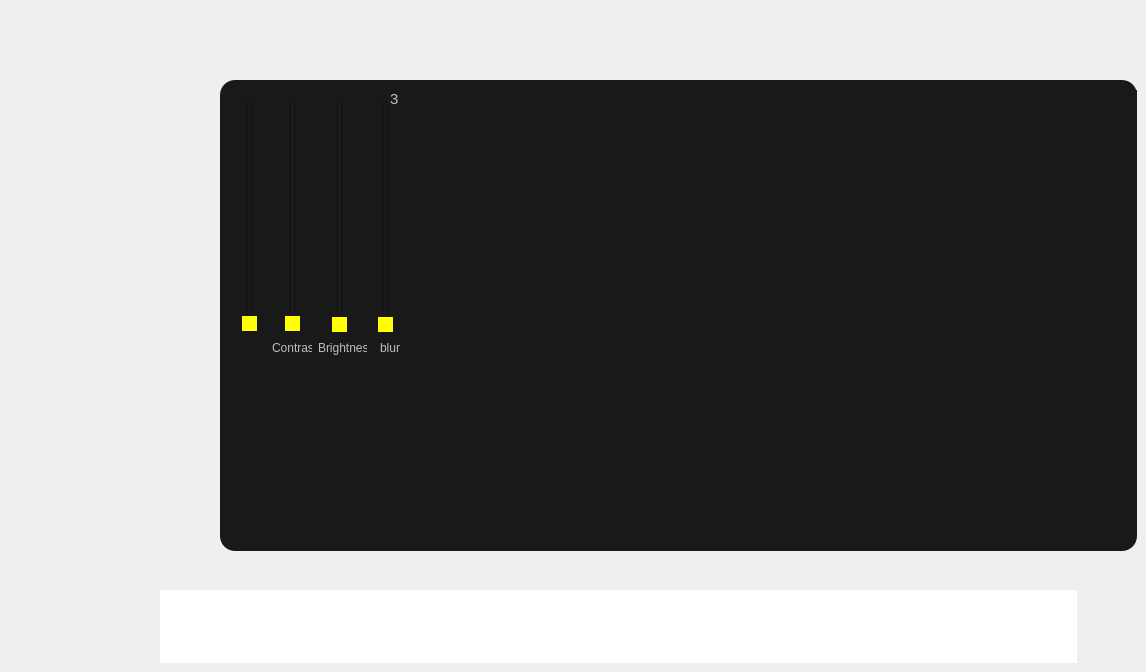
            <widget class="QWidget" name="page_2">
             <widget class="QFrame" name="frame_18">
              <property name="geometry">
               <rect>
                <x>220</x>
                <y>80</y>
                <width>917</width>
                <height>471</height>
               </rect>
              </property>
              <property name="sizePolicy">
               <sizepolicy hsizetype="MinimumExpanding" vsizetype="MinimumExpanding">
                <horstretch>0</horstretch>
                <verstretch>0</verstretch>
               </sizepolicy>
              </property>
              <property name="minimumSize">
               <size>
                <width>74</width>
                <height>62</height>
               </size>
              </property>
              <property name="styleSheet">
               <string notr="true">QFrame {
	background-color: rgb(25, 25, 25);
	border-radius: 15px;
}

QFrame:hover {
	border: 0.5px solid rgb(255, 255, 0);
}</string>
              </property>
              <property name="frameShape">
               <enum>QFrame::StyledPanel</enum>
              </property>
              <property name="frameShadow">
               <enum>QFrame::Raised</enum>
              </property>
              <widget class="QLabel" name="label_2">
               <property name="enabled">
                <bool>false</bool>
               </property>
               <property name="geometry">
                <rect>
                 <x>160</x>
                 <y>260</y>
                 <width>21</width>
                 <height>16</height>
                </rect>
               </property>
               <property name="font">
                <font>
                 <kerning>true</kerning>
                </font>
               </property>
               <property name="contextMenuPolicy">
                <enum>Qt::DefaultContextMenu</enum>
               </property>
               <property name="text">
                <string>blur</string>
               </property>
              </widget>
              <widget class="QSlider" name="verticalSlider_3">
               <property name="geometry">
                <rect>
                 <x>20</x>
                 <y>20</y>
                 <width>20</width>
                 <height>231</height>
                </rect>
               </property>
               <property name="styleSheet">
                <string notr="true">QSlider {
	background-color: rgb(25, 25, 25);
	border-radius: 15px;
}
QSlider:handle{
	background-color:rgb(255, 255, 0);
}</string>
               </property>
               <property name="orientation">
                <enum>Qt::Vertical</enum>
               </property>
              </widget>
              <widget class="QSlider" name="verticalSlider_4">
               <property name="geometry">
                <rect>
                 <x>63</x>
                 <y>20</y>
                 <width>20</width>
                 <height>231</height>
                </rect>
               </property>
               <property name="styleSheet">
                <string notr="true">QSlider {
	background-color: rgb(25, 25, 25);
	border-radius: 15px;
}
QSlider:handle{
	background-color:rgb(255, 255, 0);
}</string>
               </property>
               <property name="orientation">
                <enum>Qt::Vertical</enum>
               </property>
              </widget>
              <widget class="QSlider" name="verticalSlider_2">
               <property name="geometry">
                <rect>
                 <x>110</x>
                 <y>21</y>
                 <width>20</width>
                 <height>231</height>
                </rect>
               </property>
               <property name="sizePolicy">
                <sizepolicy hsizetype="MinimumExpanding" vsizetype="MinimumExpanding">
                 <horstretch>0</horstretch>
                 <verstretch>0</verstretch>
                </sizepolicy>
               </property>
               <property name="styleSheet">
                <string notr="true">QSlider {
	background-color: rgb(25, 25, 25);
	border-radius: 15px;
}
QSlider:handle{
	background-color:rgb(255, 255, 0);
}</string>
               </property>
               <property name="orientation">
                <enum>Qt::Vertical</enum>
               </property>
              </widget>
              <widget class="QSlider" name="verticalSlider">
               <property name="geometry">
                <rect>
                 <x>156</x>
                 <y>21</y>
                 <width>20</width>
                 <height>231</height>
                </rect>
               </property>
               <property name="font">
                <font>
                 <underline>false</underline>
                </font>
               </property>
               <property name="styleSheet">
                <string notr="true">QSlider {
	background-color: rgb(25, 25, 25);
	border-radius: 15px;
}
QSlider:handle{
	background-color:rgb(255, 255, 0);
}</string>
               </property>
               <property name="orientation">
                <enum>Qt::Vertical</enum>
               </property>
              </widget>
              <widget class="QLabel" name="label_4">
               <property name="enabled">
                <bool>false</bool>
               </property>
               <property name="geometry">
                <rect>
                 <x>98</x>
                 <y>260</y>
                 <width>49</width>
                 <height>16</height>
                </rect>
               </property>
               <property name="font">
                <font>
                 <kerning>true</kerning>
                </font>
               </property>
               <property name="contextMenuPolicy">
                <enum>Qt::DefaultContextMenu</enum>
               </property>
               <property name="text">
                <string>Brightness</string>
               </property>
              </widget>
              <widget class="QLabel" name="label_9">
               <property name="enabled">
                <bool>false</bool>
               </property>
               <property name="geometry">
                <rect>
                 <x>52</x>
                 <y>260</y>
                 <width>40</width>
                 <height>16</height>
                </rect>
               </property>
               <property name="font">
                <font>
                 <kerning>true</kerning>
                </font>
               </property>
               <property name="contextMenuPolicy">
                <enum>Qt::DefaultContextMenu</enum>
               </property>
               <property name="text">
                <string>Contrast</string>
               </property>
              </widget>
              <widget class="QLabel" name="label_12">
               <property name="enabled">
                <bool>false</bool>
               </property>
               <property name="geometry">
                <rect>
                 <x>170</x>
                 <y>10</y>
                 <width>982</width>
                 <height>18</height>
                </rect>
               </property>
               <property name="font">
                <font>
                 <pointsize>11</pointsize>
                 <kerning>true</kerning>
                </font>
               </property>
               <property name="contextMenuPolicy">
                <enum>Qt::DefaultContextMenu</enum>
               </property>
               <property name="text">
                <string>3</string>
               </property>
              </widget>
             </widget>
             <widget class="QTableWidget" name="tableWidget">
              <property name="geometry">
               <rect>
                <x>160</x>
                <y>590</y>
                <width>917</width>
                <height>73</height>
               </rect>
              </property>
              <property name="maximumSize">
               <size>
                <width>16777215</width>
                <height>400</height>
               </size>
              </property>
              <property name="styleSheet">
               <string notr="true">QTableWidget::QHeaderView section {
	color: rgb(152, 152, 152);
	background-color: rgb(197 , 195,196);
}</string>
              </property>
              <property name="frameShape">
               <enum>QFrame::NoFrame</enum>
              </property>
              <property name="verticalScrollBarPolicy">
               <enum>Qt::ScrollBarAlwaysOff</enum>
              </property>
              <property name="horizontalScrollBarPolicy">
               <enum>Qt::ScrollBarAlwaysOff</enum>
              </property>
              <property name="sizeAdjustPolicy">
               <enum>QAbstractScrollArea::AdjustToContents</enum>
              </property>
              <property name="autoScroll">
               <bool>true</bool>
              </property>
              <property name="dragEnabled">
               <bool>true</bool>
              </property>
              <property name="alternatingRowColors">
               <bool>false</bool>
              </property>
              <property name="showGrid">
               <bool>false</bool>
              </property>
              <property name="sortingEnabled">
               <bool>true</bool>
              </property>
              <attribute name="horizontalHeaderStretchLastSection">
               <bool>true</bool>
              </attribute>
              <attribute name="verticalHeaderVisible">
               <bool>false</bool>
              </attribute>
              <attribute name="verticalHeaderStretchLastSection">
               <bool>true</bool>
              </attribute>
             </widget>
            </widget>
